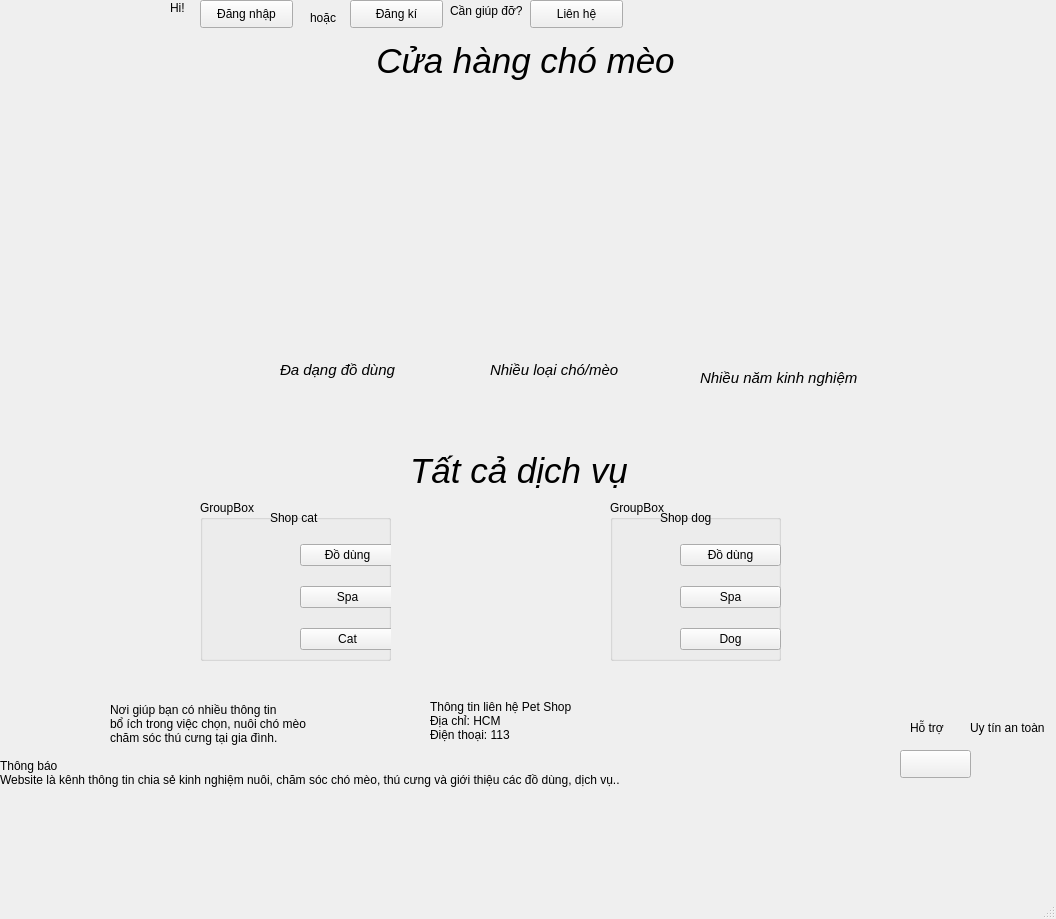
<?xml version="1.0" encoding="UTF-8"?>
<ui version="4.0">
 <class>MainWindow</class>
 <widget class="QMainWindow" name="MainWindow">
  <property name="geometry">
   <rect>
    <x>0</x>
    <y>0</y>
    <width>1056</width>
    <height>919</height>
   </rect>
  </property>
  <property name="windowTitle">
   <string>MainWindow</string>
  </property>
  <widget class="QWidget" name="centralwidget">
   <widget class="QLabel" name="label">
    <property name="geometry">
     <rect>
      <x>0</x>
      <y>0</y>
      <width>151</width>
      <height>151</height>
     </rect>
    </property>
    <property name="styleSheet">
     <string notr="true">background-repeat: no-repeat;
background-position: center;
</string>
    </property>
    <property name="text">
     <string/>
    </property>
    <property name="pixmap">
     <pixmap resource="k.qrc">:/newPrefix/Downloads/spa.jpg</pixmap>
    </property>
    <property name="scaledContents">
     <bool>true</bool>
    </property>
   </widget>
   <widget class="QPushButton" name="btnRegister2">
    <property name="geometry">
     <rect>
      <x>200</x>
      <y>0</y>
      <width>93</width>
      <height>28</height>
     </rect>
    </property>
    <property name="text">
     <string>Đăng nhập</string>
    </property>
   </widget>
   <widget class="QPushButton" name="btnRegister3">
    <property name="geometry">
     <rect>
      <x>350</x>
      <y>0</y>
      <width>93</width>
      <height>28</height>
     </rect>
    </property>
    <property name="text">
     <string>Đăng kí</string>
    </property>
   </widget>
   <widget class="QPushButton" name="Support2main">
    <property name="geometry">
     <rect>
      <x>530</x>
      <y>0</y>
      <width>93</width>
      <height>28</height>
     </rect>
    </property>
    <property name="text">
     <string>Liên hệ</string>
    </property>
   </widget>
   <widget class="QLabel" name="label_4">
    <property name="geometry">
     <rect>
      <x>170</x>
      <y>0</y>
      <width>55</width>
      <height>16</height>
     </rect>
    </property>
    <property name="text">
     <string>Hi!</string>
    </property>
   </widget>
   <widget class="QLabel" name="label_5">
    <property name="geometry">
     <rect>
      <x>310</x>
      <y>10</y>
      <width>55</width>
      <height>16</height>
     </rect>
    </property>
    <property name="text">
     <string>hoặc</string>
    </property>
   </widget>
   <widget class="QLabel" name="label_6">
    <property name="geometry">
     <rect>
      <x>450</x>
      <y>-10</y>
      <width>101</width>
      <height>41</height>
     </rect>
    </property>
    <property name="text">
     <string>Cần giúp đỡ?</string>
    </property>
   </widget>
   <widget class="QPushButton" name="pushButton_10">
    <property name="geometry">
     <rect>
      <x>640</x>
      <y>-10</y>
      <width>101</width>
      <height>61</height>
     </rect>
    </property>
    <property name="styleSheet">
     <string notr="true">border: none;</string>
    </property>
    <property name="text">
     <string/>
    </property>
    <property name="icon">
     <iconset>
      <normaloff>../../../../Downloads/shopping-cart-icon-shopping-basket-on-transparent-background-free-png-removebg-preview.png</normaloff>../../../../Downloads/shopping-cart-icon-shopping-basket-on-transparent-background-free-png-removebg-preview.png</iconset>
    </property>
    <property name="iconSize">
     <size>
      <width>45</width>
      <height>30</height>
     </size>
    </property>
   </widget>
   <widget class="QLabel" name="label_7">
    <property name="geometry">
     <rect>
      <x>410</x>
      <y>440</y>
      <width>311</width>
      <height>61</height>
     </rect>
    </property>
    <property name="styleSheet">
     <string notr="true">border : none;
font-family: &quot;Times New Roman&quot;;
font-style: italic;
font-size: 35px;</string>
    </property>
    <property name="text">
     <string>Tất cả dịch vụ</string>
    </property>
   </widget>
   <widget class="QLabel" name="label_9">
    <property name="geometry">
     <rect>
      <x>0</x>
      <y>680</y>
      <width>111</width>
      <height>71</height>
     </rect>
    </property>
    <property name="styleSheet">
     <string notr="true">background-repeat: no-repeat;
background-position: center;
</string>
    </property>
    <property name="text">
     <string/>
    </property>
    <property name="pixmap">
     <pixmap resource="k.qrc">:/newPrefix/Downloads/spa.jpg</pixmap>
    </property>
    <property name="scaledContents">
     <bool>true</bool>
    </property>
   </widget>
   <widget class="QLabel" name="label_10">
    <property name="geometry">
     <rect>
      <x>110</x>
      <y>700</y>
      <width>581</width>
      <height>61</height>
     </rect>
    </property>
    <property name="text">
     <string>Nơi giúp bạn có nhiều thông tin
bổ ích trong việc chọn, nuôi chó mèo
chăm sóc thú cưng tại gia đình.
</string>
    </property>
   </widget>
   <widget class="QLabel" name="label_12">
    <property name="geometry">
     <rect>
      <x>430</x>
      <y>680</y>
      <width>461</width>
      <height>81</height>
     </rect>
    </property>
    <property name="text">
     <string>Thông tin liên hệ Pet Shop 
Địa chỉ: HCM
Điện thoại: 113</string>
    </property>
   </widget>
   <widget class="QLabel" name="label_13">
    <property name="geometry">
     <rect>
      <x>0</x>
      <y>730</y>
      <width>741</width>
      <height>71</height>
     </rect>
    </property>
    <property name="text">
     <string>
Thông báo
Website là kênh thông tin chia sẻ kinh nghiệm nuôi, chăm sóc chó mèo, thú cưng và giới thiệu các đồ dùng, dịch vụ..</string>
    </property>
   </widget>
   <widget class="QLabel" name="label_14">
    <property name="geometry">
     <rect>
      <x>440</x>
      <y>70</y>
      <width>181</width>
      <height>241</height>
     </rect>
    </property>
    <property name="text">
     <string/>
    </property>
    <property name="pixmap">
     <pixmap>../../../Downloads/images__21_-removebg-preview.png</pixmap>
    </property>
    <property name="scaledContents">
     <bool>true</bool>
    </property>
   </widget>
   <widget class="QLabel" name="label_15">
    <property name="geometry">
     <rect>
      <x>0</x>
      <y>540</y>
      <width>231</width>
      <height>161</height>
     </rect>
    </property>
    <property name="text">
     <string/>
    </property>
    <property name="pixmap">
     <pixmap>../../../Downloads/Screenshot_2024-11-17_055808-removebg-preview-wnKgxQ_k--transformed.png</pixmap>
    </property>
    <property name="scaledContents">
     <bool>true</bool>
    </property>
   </widget>
   <widget class="QGroupBox" name="groupBox">
    <property name="geometry">
     <rect>
      <x>200</x>
      <y>500</y>
      <width>191</width>
      <height>161</height>
     </rect>
    </property>
    <property name="title">
     <string>GroupBox</string>
    </property>
    <widget class="QLabel" name="label_16">
     <property name="geometry">
      <rect>
       <x>70</x>
       <y>10</y>
       <width>55</width>
       <height>16</height>
      </rect>
     </property>
     <property name="text">
      <string>Shop cat</string>
     </property>
    </widget>
    <widget class="QLabel" name="label_18">
     <property name="geometry">
      <rect>
       <x>0</x>
       <y>10</y>
       <width>101</width>
       <height>141</height>
      </rect>
     </property>
     <property name="text">
      <string/>
     </property>
     <property name="pixmap">
      <pixmap>../../../Downloads/Screenshot_2024-11-10_153629-removebg-preview.png</pixmap>
     </property>
     <property name="scaledContents">
      <bool>true</bool>
     </property>
    </widget>
    <widget class="QWidget" name="layoutWidget">
     <property name="geometry">
      <rect>
       <x>100</x>
       <y>30</y>
       <width>95</width>
       <height>135</height>
      </rect>
     </property>
     <layout class="QVBoxLayout" name="verticalLayout">
      <item>
       <widget class="QPushButton" name="pushButton_17">
        <property name="text">
         <string>Đồ dùng</string>
        </property>
       </widget>
      </item>
      <item>
       <widget class="QPushButton" name="pushButton_15">
        <property name="text">
         <string>Spa</string>
        </property>
       </widget>
      </item>
      <item>
       <widget class="QPushButton" name="pushButton_18">
        <property name="text">
         <string>Cat</string>
        </property>
       </widget>
      </item>
     </layout>
    </widget>
   </widget>
   <widget class="QGroupBox" name="groupBox_2">
    <property name="geometry">
     <rect>
      <x>610</x>
      <y>500</y>
      <width>171</width>
      <height>161</height>
     </rect>
    </property>
    <property name="title">
     <string>GroupBox</string>
    </property>
    <widget class="QLabel" name="label_19">
     <property name="geometry">
      <rect>
       <x>50</x>
       <y>10</y>
       <width>61</width>
       <height>16</height>
      </rect>
     </property>
     <property name="text">
      <string>Shop dog</string>
     </property>
    </widget>
    <widget class="QLabel" name="label_8">
     <property name="geometry">
      <rect>
       <x>-10</x>
       <y>30</y>
       <width>91</width>
       <height>131</height>
      </rect>
     </property>
     <property name="text">
      <string/>
     </property>
     <property name="pixmap">
      <pixmap>../../../Downloads/png-transparent-havanese-dog-pet-sitting-labrador-retriever-puppy-cat-pet-dog-animals-carnivoran-pet-removebg-preview.png</pixmap>
     </property>
     <property name="scaledContents">
      <bool>true</bool>
     </property>
    </widget>
    <widget class="QWidget" name="layoutWidget">
     <property name="geometry">
      <rect>
       <x>70</x>
       <y>30</y>
       <width>101</width>
       <height>135</height>
      </rect>
     </property>
     <layout class="QVBoxLayout" name="verticalLayout_2">
      <item>
       <widget class="QPushButton" name="pushButton_21">
        <property name="text">
         <string>Đồ dùng</string>
        </property>
       </widget>
      </item>
      <item>
       <widget class="QPushButton" name="pushButton_22">
        <property name="text">
         <string>Spa</string>
        </property>
       </widget>
      </item>
      <item>
       <widget class="QPushButton" name="pushButton_23">
        <property name="text">
         <string>Dog</string>
        </property>
       </widget>
      </item>
     </layout>
    </widget>
   </widget>
   <widget class="QPushButton" name="Support1main">
    <property name="geometry">
     <rect>
      <x>900</x>
      <y>750</y>
      <width>71</width>
      <height>28</height>
     </rect>
    </property>
    <property name="text">
     <string/>
    </property>
    <property name="icon">
     <iconset>
      <normaloff>../../../Downloads/images-removebg-preview.png</normaloff>../../../Downloads/images-removebg-preview.png</iconset>
    </property>
    <property name="iconSize">
     <size>
      <width>6000</width>
      <height>24</height>
     </size>
    </property>
   </widget>
   <widget class="QLabel" name="label_20">
    <property name="geometry">
     <rect>
      <x>910</x>
      <y>720</y>
      <width>55</width>
      <height>16</height>
     </rect>
    </property>
    <property name="text">
     <string>Hỗ trợ</string>
    </property>
   </widget>
   <widget class="QLabel" name="label_21">
    <property name="geometry">
     <rect>
      <x>980</x>
      <y>740</y>
      <width>51</width>
      <height>41</height>
     </rect>
    </property>
    <property name="text">
     <string/>
    </property>
    <property name="pixmap">
     <pixmap>../../../Downloads/4185509-removebg-preview.png</pixmap>
    </property>
    <property name="scaledContents">
     <bool>true</bool>
    </property>
   </widget>
   <widget class="QLabel" name="label_22">
    <property name="geometry">
     <rect>
      <x>970</x>
      <y>720</y>
      <width>91</width>
      <height>16</height>
     </rect>
    </property>
    <property name="text">
     <string>Uy tín an toàn</string>
    </property>
   </widget>
   <widget class="QLabel" name="label_17">
    <property name="geometry">
     <rect>
      <x>430</x>
      <y>300</y>
      <width>91</width>
      <height>61</height>
     </rect>
    </property>
    <property name="text">
     <string/>
    </property>
    <property name="pixmap">
     <pixmap>../../../Downloads/dog_(1)-transformed.png</pixmap>
    </property>
    <property name="scaledContents">
     <bool>true</bool>
    </property>
   </widget>
   <widget class="QLabel" name="label_23">
    <property name="geometry">
     <rect>
      <x>620</x>
      <y>330</y>
      <width>81</width>
      <height>91</height>
     </rect>
    </property>
    <property name="text">
     <string/>
    </property>
    <property name="pixmap">
     <pixmap>../../../Downloads/4185758.png</pixmap>
    </property>
    <property name="scaledContents">
     <bool>true</bool>
    </property>
   </widget>
   <widget class="QLabel" name="label_24">
    <property name="geometry">
     <rect>
      <x>280</x>
      <y>360</y>
      <width>121</width>
      <height>20</height>
     </rect>
    </property>
    <property name="styleSheet">
     <string notr="true">border : none;
font-family: &quot;Times New Roman&quot;;
font-style: italic;
font-size: 15px;</string>
    </property>
    <property name="text">
     <string>Đa dạng đồ dùng</string>
    </property>
   </widget>
   <widget class="QLabel" name="label_25">
    <property name="geometry">
     <rect>
      <x>490</x>
      <y>360</y>
      <width>151</width>
      <height>20</height>
     </rect>
    </property>
    <property name="styleSheet">
     <string notr="true">border : none;
font-family: &quot;Times New Roman&quot;;
font-style: italic;
font-size: 15px;
</string>
    </property>
    <property name="text">
     <string>Nhiều loại chó/mèo</string>
    </property>
   </widget>
   <widget class="QLabel" name="label_26">
    <property name="geometry">
     <rect>
      <x>700</x>
      <y>370</y>
      <width>161</width>
      <height>16</height>
     </rect>
    </property>
    <property name="styleSheet">
     <string notr="true">border : none;
font-family: &quot;Times New Roman&quot;;
font-style: italic;
font-size: 15px;</string>
    </property>
    <property name="text">
     <string>Nhiều năm kinh nghiệm</string>
    </property>
   </widget>
   <widget class="QLabel" name="label_27">
    <property name="geometry">
     <rect>
      <x>0</x>
      <y>0</y>
      <width>1121</width>
      <height>811</height>
     </rect>
    </property>
    <property name="text">
     <string/>
    </property>
    <property name="pixmap">
     <pixmap>../../../Downloads/blob-scene-haikei.png</pixmap>
    </property>
    <property name="scaledContents">
     <bool>true</bool>
    </property>
   </widget>
   <widget class="QLabel" name="label_28">
    <property name="geometry">
     <rect>
      <x>410</x>
      <y>330</y>
      <width>91</width>
      <height>91</height>
     </rect>
    </property>
    <property name="text">
     <string/>
    </property>
    <property name="pixmap">
     <pixmap>../../../Downloads/pngtree-dog-and-cat-white-backgroud-png-image_10429901.png</pixmap>
    </property>
    <property name="scaledContents">
     <bool>true</bool>
    </property>
   </widget>
   <widget class="QLabel" name="label_3">
    <property name="geometry">
     <rect>
      <x>210</x>
      <y>340</y>
      <width>91</width>
      <height>81</height>
     </rect>
    </property>
    <property name="text">
     <string/>
    </property>
    <property name="pixmap">
     <pixmap>../../../Downloads/png-transparent-pet-toy-product-kind-dogs-toy-removebg-preview.png</pixmap>
    </property>
    <property name="scaledContents">
     <bool>true</bool>
    </property>
   </widget>
   <widget class="QLabel" name="label_11">
    <property name="geometry">
     <rect>
      <x>10</x>
      <y>190</y>
      <width>191</width>
      <height>211</height>
     </rect>
    </property>
    <property name="text">
     <string/>
    </property>
    <property name="pixmap">
     <pixmap>../../../Downloads/89e50b419dbdff94609b5cbcbf76ef64-removebg-preview.png</pixmap>
    </property>
    <property name="scaledContents">
     <bool>true</bool>
    </property>
   </widget>
   <widget class="QLabel" name="label_29">
    <property name="geometry">
     <rect>
      <x>890</x>
      <y>190</y>
      <width>191</width>
      <height>221</height>
     </rect>
    </property>
    <property name="text">
     <string/>
    </property>
    <property name="pixmap">
     <pixmap>../../../Downloads/pngtree-cute-kitty-cat-png-image_10236144-removebg-preview.png</pixmap>
    </property>
    <property name="scaledContents">
     <bool>true</bool>
    </property>
   </widget>
   <widget class="QPushButton" name="pushButton_8">
    <property name="geometry">
     <rect>
      <x>370</x>
      <y>40</y>
      <width>311</width>
      <height>41</height>
     </rect>
    </property>
    <property name="styleSheet">
     <string notr="true">border : none;
font-family: &quot;Times New Roman&quot;;
font-style: italic;
font-size: 35px;</string>
    </property>
    <property name="text">
     <string>Cửa hàng chó mèo</string>
    </property>
   </widget>
   <zorder>label_27</zorder>
   <zorder>label</zorder>
   <zorder>btnRegister2</zorder>
   <zorder>btnRegister3</zorder>
   <zorder>Support2main</zorder>
   <zorder>label_4</zorder>
   <zorder>label_5</zorder>
   <zorder>label_6</zorder>
   <zorder>pushButton_10</zorder>
   <zorder>label_7</zorder>
   <zorder>label_9</zorder>
   <zorder>label_10</zorder>
   <zorder>label_12</zorder>
   <zorder>label_13</zorder>
   <zorder>label_14</zorder>
   <zorder>label_15</zorder>
   <zorder>groupBox</zorder>
   <zorder>groupBox_2</zorder>
   <zorder>Support1main</zorder>
   <zorder>label_20</zorder>
   <zorder>label_21</zorder>
   <zorder>label_22</zorder>
   <zorder>label_17</zorder>
   <zorder>label_23</zorder>
   <zorder>label_24</zorder>
   <zorder>label_25</zorder>
   <zorder>label_26</zorder>
   <zorder>label_28</zorder>
   <zorder>label_3</zorder>
   <zorder>label_11</zorder>
   <zorder>label_29</zorder>
   <zorder>pushButton_8</zorder>
  </widget>
  <widget class="QMenuBar" name="menubar">
   <property name="geometry">
    <rect>
     <x>0</x>
     <y>0</y>
     <width>1056</width>
     <height>26</height>
    </rect>
   </property>
  </widget>
  <widget class="QStatusBar" name="statusbar"/>
 </widget>
 <resources>
  <include location="k.qrc"/>
 </resources>
 <connections/>
</ui>
